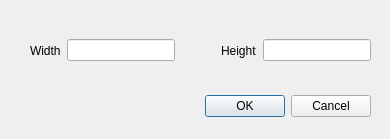
<?xml version="1.0" encoding="UTF-8"?>
<ui version="4.0">
 <class>AddRectDialog</class>
 <widget class="QDialog" name="AddRectDialog">
  <property name="geometry">
   <rect>
    <x>0</x>
    <y>0</y>
    <width>390</width>
    <height>139</height>
   </rect>
  </property>
  <property name="windowTitle">
   <string>Dialog</string>
  </property>
  <widget class="QDialogButtonBox" name="buttonBox">
   <property name="geometry">
    <rect>
     <x>30</x>
     <y>90</y>
     <width>341</width>
     <height>32</height>
    </rect>
   </property>
   <property name="orientation">
    <enum>Qt::Horizontal</enum>
   </property>
   <property name="standardButtons">
    <set>QDialogButtonBox::Cancel|QDialogButtonBox::Ok</set>
   </property>
  </widget>
  <widget class="QWidget" name="horizontalLayoutWidget">
   <property name="geometry">
    <rect>
     <x>30</x>
     <y>30</y>
     <width>341</width>
     <height>41</height>
    </rect>
   </property>
   <layout class="QHBoxLayout" name="horizontalLayout">
    <item>
     <widget class="QLabel" name="widthLabel">
      <property name="text">
       <string>Width</string>
      </property>
     </widget>
    </item>
    <item>
     <widget class="QLineEdit" name="width"/>
    </item>
    <item>
     <spacer name="horizontalSpacer">
      <property name="orientation">
       <enum>Qt::Horizontal</enum>
      </property>
      <property name="sizeHint" stdset="0">
       <size>
        <width>40</width>
        <height>20</height>
       </size>
      </property>
     </spacer>
    </item>
    <item>
     <widget class="QLabel" name="heightLabel">
      <property name="text">
       <string>Height</string>
      </property>
     </widget>
    </item>
    <item>
     <widget class="QLineEdit" name="height"/>
    </item>
   </layout>
  </widget>
 </widget>
 <resources/>
 <connections>
  <connection>
   <sender>buttonBox</sender>
   <signal>accepted()</signal>
   <receiver>AddRectDialog</receiver>
   <slot>accept()</slot>
   <hints>
    <hint type="sourcelabel">
     <x>248</x>
     <y>254</y>
    </hint>
    <hint type="destinationlabel">
     <x>157</x>
     <y>274</y>
    </hint>
   </hints>
  </connection>
  <connection>
   <sender>buttonBox</sender>
   <signal>rejected()</signal>
   <receiver>AddRectDialog</receiver>
   <slot>reject()</slot>
   <hints>
    <hint type="sourcelabel">
     <x>316</x>
     <y>260</y>
    </hint>
    <hint type="destinationlabel">
     <x>286</x>
     <y>274</y>
    </hint>
   </hints>
  </connection>
 </connections>
</ui>
